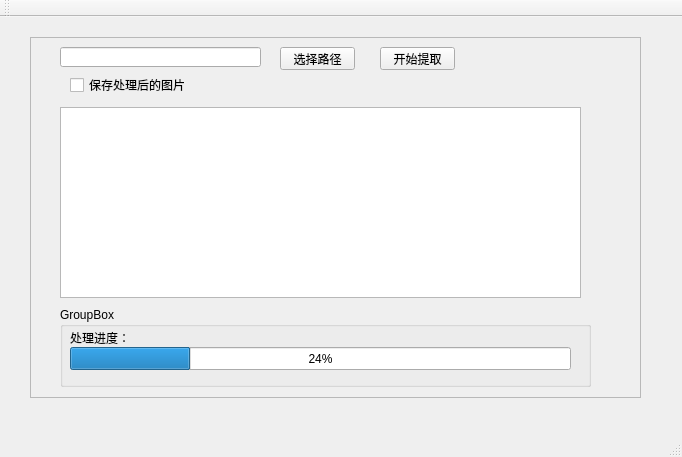
<?xml version="1.0" encoding="UTF-8"?>
<ui version="4.0">
 <class>MainWindow</class>
 <widget class="QMainWindow" name="MainWindow">
  <property name="geometry">
   <rect>
    <x>0</x>
    <y>0</y>
    <width>682</width>
    <height>457</height>
   </rect>
  </property>
  <property name="windowTitle">
   <string>MainWindow</string>
  </property>
  <widget class="QWidget" name="centralWidget">
   <widget class="QFrame" name="frame">
    <property name="geometry">
     <rect>
      <x>30</x>
      <y>20</y>
      <width>611</width>
      <height>361</height>
     </rect>
    </property>
    <property name="frameShape">
     <enum>QFrame::StyledPanel</enum>
    </property>
    <property name="frameShadow">
     <enum>QFrame::Raised</enum>
    </property>
    <widget class="QPushButton" name="begin_pick">
     <property name="geometry">
      <rect>
       <x>350</x>
       <y>10</y>
       <width>75</width>
       <height>23</height>
      </rect>
     </property>
     <property name="text">
      <string>开始提取</string>
     </property>
    </widget>
    <widget class="QGroupBox" name="groupBox">
     <property name="enabled">
      <bool>true</bool>
     </property>
     <property name="geometry">
      <rect>
       <x>30</x>
       <y>270</y>
       <width>531</width>
       <height>80</height>
      </rect>
     </property>
     <property name="title">
      <string>GroupBox</string>
     </property>
     <widget class="QProgressBar" name="cur_progress">
      <property name="geometry">
       <rect>
        <x>10</x>
        <y>40</y>
        <width>501</width>
        <height>23</height>
       </rect>
      </property>
      <property name="value">
       <number>24</number>
      </property>
     </widget>
     <widget class="QLabel" name="label_4">
      <property name="geometry">
       <rect>
        <x>10</x>
        <y>20</y>
        <width>81</width>
        <height>21</height>
       </rect>
      </property>
      <property name="text">
       <string>处理进度：</string>
      </property>
     </widget>
    </widget>
    <widget class="QPushButton" name="select_picroot">
     <property name="geometry">
      <rect>
       <x>250</x>
       <y>10</y>
       <width>75</width>
       <height>23</height>
      </rect>
     </property>
     <property name="text">
      <string>选择路径</string>
     </property>
    </widget>
    <widget class="QCheckBox" name="checkBox">
     <property name="geometry">
      <rect>
       <x>40</x>
       <y>40</y>
       <width>121</width>
       <height>16</height>
      </rect>
     </property>
     <property name="text">
      <string>保存处理后的图片</string>
     </property>
    </widget>
    <widget class="QTextBrowser" name="message_center">
     <property name="geometry">
      <rect>
       <x>30</x>
       <y>70</y>
       <width>521</width>
       <height>191</height>
      </rect>
     </property>
    </widget>
    <widget class="QLineEdit" name="pic_root">
     <property name="geometry">
      <rect>
       <x>30</x>
       <y>10</y>
       <width>201</width>
       <height>20</height>
      </rect>
     </property>
    </widget>
   </widget>
  </widget>
  <widget class="QMenuBar" name="menuBar">
   <property name="geometry">
    <rect>
     <x>0</x>
     <y>0</y>
     <width>682</width>
     <height>23</height>
    </rect>
   </property>
  </widget>
  <widget class="QToolBar" name="mainToolBar">
   <attribute name="toolBarArea">
    <enum>TopToolBarArea</enum>
   </attribute>
   <attribute name="toolBarBreak">
    <bool>false</bool>
   </attribute>
  </widget>
  <widget class="QStatusBar" name="statusBar"/>
 </widget>
 <layoutdefault spacing="6" margin="11"/>
 <resources/>
 <connections/>
</ui>
